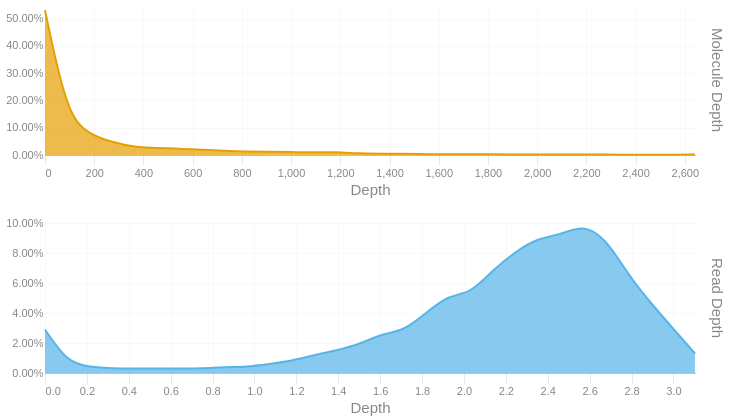

Here is the notebook cell this chart was saved with:
### Code cell
readdep = depth_hist(tb['Read Depth'], q99, 3)
readdep = readdep.with_columns(pl.lit('Read Depth').alias('Metric'))
if not SKIPLR:
    moldep = depth_hist(tb['Molecule Depth'], mol_q99, 1)
    moldep = moldep.with_columns(pl.lit('Molecule Depth').alias('Metric'))
    _hist = pl.concat([readdep, moldep])
    _hist = _hist.filter(pl.col('Proportion') != 0)
    with SafeRender(_hist):
        (
            alt.Chart(_hist)        
            .mark_area(interpolate = "basis")
            .encode(
                x=alt.X('Bin:Q').scale(domainMin=0).axis(alt.Axis(title='Depth')),
                y = alt.Y('Proportion:Q', title = None).axis(format = '.2%'),
                color = alt.Color('Metric:N').legend(None),
                row = alt.Row("Metric:N").header(title = None, labelOrient = 'right'),
                tooltip = [
                    alt.Tooltip("Metric:N", title = "Metric"),
                    alt.Tooltip('Interval:N', title = "Depth Interval"),
                    alt.Tooltip('Proportion:Q', title = "% Alignments").format('.2%')
                ]
            )
            .resolve_scale(x='independent', y='independent')
            .properties(
                height = 150, width = 650,
                usermeta={'embedOptions': {'downloadFileName': f'{samplename}.depth.hist'}}
            )
        ).display()
else:
    readdep = readdep.filter(pl.col('Proportion') != 0)
    with SafeRender(readdep):
        (
            alt.Chart(readdep)        
            .mark_area(interpolate = "basis")
            .encode(
                x=alt.X('Bin:Q').scale(domainMin=0).axis(alt.Axis(title='Depth')),
                y = alt.Y('Proportion:Q', title = None).axis(format = '.2%'),
                tooltip = [
                    alt.Tooltip('Interval:N', title = "Depth Interval"),
                    alt.Tooltip('Proportion:Q', title = "% Alignments").format('.2%')
                ]
            )
            .properties(
                usermeta={'embedOptions': {'downloadFileName': f'{samplename}.depth.hist'}}
            )
        ).display()

### Figure 1 — Vega-Lite specification as saved in the notebook (floating-point values rounded to 4 significant figures)
{"width": 650, "height": 150, "config": {"title": {"anchor": "start", "dy": -15, "fontSize": 18, "color": "#888888", "subtitleColor": "#888888", "subtitleFontSize": 14}, "arc": {"fill": "#0072B2"}, "axis": {"domainColor": "#888888", "domainWidth": 0.5, "gridWidth": 0.2, "grid": false, "titleFontWeight": 400, "titleFontSize": 15, "labelFontSize": 11, "labelColor": "#888888", "tickColor": "#888888", "tickWidth": 0.2, "titleColor": "#888888"}, "axisBand": {"grid": false}, "axisX": {"grid": true, "tickSize": 10, "domainCap": "round"}, "axisY": {"domain": false, "grid": true, "tickSize": 0, "domainCap": "round"}, "background": "transparent", "header": {"labelFontSize": 15, "labelColor": "#888888", "titleFontSize": 15, "titleFontWeight": 600, "titleColor": "#888888"}, "legend": {"labelFont": "sans-serif", "labelFontSize": 12, "labelColor": "#888888", "symbolSize": 100, "symbolType": "circle", "titleFontSize": 12, "titlePadding": 10, "titleColor": "#888888", "title": null}, "range": {"category": ["#E69F00", "#56B4E9", "#009E73", "#F0E442", "#0072B2", "#D55E00", "#CC79A7", "#000000"], "diverging": ["#cfe8f3", "#a2d4ec", "#73bfe2", "#46abdb", "#1696d2", "#12719e"]}, "area": {"fill": "#0072B2", "fillOpacity": 0.7, "line": true, "strokeOpacity": 0.7}, "line": {"color": "#0072B2", "stroke": "#0072B2", "strokeWidth": 2}, "trail": {"color": "#0072B2", "stroke": "#0072B2", "strokeWidth": 0, "size": 1}, "point": {"filled": true, "fillOpacity": 1.0, "size": 95}, "text": {"color": "#888888", "fontSize": 11, "align": "right", "fontWeight": 400, "size": 11}, "bar": {"fill": "#0072B2", "stroke": null}, "view": {"stroke": null, "continuousWidth": 660, "continuousHeight": 400}}, "data": {"name": "data-c7ac7c765ac66f4c2e157b4e95377225"}, "mark": {"type": "area", "interpolate": "basis"}, "encoding": {"color": {"field": "Metric", "legend": null, "type": "nominal"}, "row": {"field": "Metric", "header": {"title": null, "labelOrient": "right"}, "type": "nominal"}, "tooltip": [{"field": "Metric", "title": "Metric", "type": "nominal"}, {"field": "Interval", "title": "Depth Interval", "type": "nominal"}, {"field": "Proportion", "format": ".2%", "title": "% Alignments", "type": "quantitative"}], "x": {"axis": {"title": "Depth"}, "field": "Bin", "scale": {"domainMin": 0}, "type": "quantitative"}, "y": {"axis": {"format": ".2%"}, "field": "Proportion", "title": null, "type": "quantitative"}}, "resolve": {"scale": {"x": "independent", "y": "independent"}}, "usermeta": {"embedOptions": {"downloadFileName": "S5_Hudson_1192.depth.hist"}}, "$schema": "https://vega.github.io/schema/vega-lite/v6.1.0.json", "datasets": {"data-c7ac7c765ac66f4c2e157b4e95377225": [{"Bin": 0.0, "Interval": "0.0-0.107", "Proportion": 0.029, "Metric": "Read Depth"}, {"Bin": 0.107, "Interval": "0.107-0.214", "Proportion": 0.007, "Metric": "Read Depth"}, {"Bin": 0.214, "Interval": "0.214-0.321", "Proportion": 0.004, "Metric": "Read Depth"}, {"Bin": 0.321, "Interval": "0.321-0.428", "Proportion": 0.003, "Metric": "Read Depth"}, {"Bin": 0.428, "Interval": "0.428-0.535", "Proportion": 0.003, "Metric": "Read Depth"}, {"Bin": 0.535, "Interval": "0.535-0.642", "Proportion": 0.003, "Metric": "Read Depth"}, {"Bin": 0.642, "Interval": "0.642-0.749", "Proportion": 0.003, "Metric": "Read Depth"}, {"Bin": 0.749, "Interval": "0.749-0.856", "Proportion": 0.003, "Metric": "Read Depth"}, {"Bin": 0.856, "Interval": "0.856-0.963", "Proportion": 0.004, "Metric": "Read Depth"}, {"Bin": 0.963, "Interval": "0.963-1.07", "Proportion": 0.004, "Metric": "Read Depth"}, {"Bin": 1.07, "Interval": "1.07-1.177", "Proportion": 0.006, "Metric": "Read Depth"}, {"Bin": 1.177, "Interval": "1.177-1.284", "Proportion": 0.008, "Metric": "Read Depth"}, {"Bin": 1.284, "Interval": "1.284-1.391", "Proportion": 0.012, "Metric": "Read Depth"}, {"Bin": 1.391, "Interval": "1.391-1.498", "Proportion": 0.015, "Metric": "Read Depth"}, {"Bin": 1.498, "Interval": "1.498-1.605", "Proportion": 0.019, "Metric": "Read Depth"}, {"Bin": 1.605, "Interval": "1.605-1.712", "Proportion": 0.026, "Metric": "Read Depth"}, {"Bin": 1.712, "Interval": "1.712-1.819", "Proportion": 0.028, "Metric": "Read Depth"}, {"Bin": 1.819, "Interval": "1.819-1.926", "Proportion": 0.04, "Metric": "Read Depth"}, {"Bin": 1.926, "Interval": "1.926-2.033", "Proportion": 0.052, "Metric": "Read Depth"}, {"Bin": 2.033, "Interval": "2.033-2.14", "Proportion": 0.053, "Metric": "Read Depth"}, {"Bin": 2.14, "Interval": "2.14-2.247", "Proportion": 0.069, "Metric": "Read Depth"}, {"Bin": 2.247, "Interval": "2.247-2.354", "Proportion": 0.081, "Metric": "Read Depth"}, {"Bin": 2.354, "Interval": "2.354-2.461", "Proportion": 0.09, "Metric": "Read Depth"}, {"Bin": 2.461, "Interval": "2.461-2.568", "Proportion": 0.092, "Metric": "Read Depth"}, {"Bin": 2.568, "Interval": "2.568-2.675", "Proportion": 0.099, "Metric": "Read Depth"}, {"Bin": 2.675, "Interval": "2.675-2.782", "Proportion": 0.09, "Metric": "Read Depth"}, {"Bin": 2.782, "Interval": "2.782-2.889", "Proportion": 0.066, "Metric": "Read Depth"}, {"Bin": 2.889, "Interval": "2.889-2.996", "Proportion": 0.047, "Metric": "Read Depth"}, {"Bin": 2.996, "Interval": "2.996-3.103", "Proportion": 0.03, "Metric": "Read Depth"}, {"Bin": 3.103, "Interval": "3.103-3.21", "Proportion": 0.013, "Metric": "Read Depth"}, {"Bin": 0.0, "Interval": "0.0-91.1", "Proportion": 0.531, "Metric": "Molecule Depth"}, {"Bin": 91.1, "Interval": "91.1-182.2", "Proportion": 0.141, "Metric": "Molecule Depth"}, {"Bin": 182.2, "Interval": "182.2-273.2", "Proportion": 0.075, "Metric": "Molecule Depth"}, {"Bin": 273.2, "Interval": "273.2-364.3", "Proportion": 0.047, "Metric": "Molecule Depth"}, {"Bin": 364.3, "Interval": "364.3-455.4", "Proportion": 0.029, "Metric": "Molecule Depth"}, {"Bin": 455.4, "Interval": "455.4-546.5", "Proportion": 0.025, "Metric": "Molecule Depth"}, {"Bin": 546.5, "Interval": "546.5-637.6", "Proportion": 0.024, "Metric": "Molecule Depth"}, {"Bin": 637.6, "Interval": "637.6-728.7", "Proportion": 0.019, "Metric": "Molecule Depth"}, {"Bin": 728.7, "Interval": "728.7-819.7", "Proportion": 0.015, "Metric": "Molecule Depth"}, {"Bin": 819.7, "Interval": "819.7-910.8", "Proportion": 0.012, "Metric": "Molecule Depth"}, {"Bin": 910.8, "Interval": "910.8-1001.9", "Proportion": 0.012, "Metric": "Molecule Depth"}, {"Bin": 1002.0, "Interval": "1001.9-1093.0", "Proportion": 0.011, "Metric": "Molecule Depth"}, {"Bin": 1093.0, "Interval": "1093.0-1184.1", "Proportion": 0.009, "Metric": "Molecule Depth"}, {"Bin": 1184.0, "Interval": "1184.1-1275.1", "Proportion": 0.011, "Metric": "Molecule Depth"}, {"Bin": 1275.0, "Interval": "1275.1-1366.2", "Proportion": 0.005, "Metric": "Molecule Depth"}, {"Bin": 1366.0, "Interval": "1366.2-1457.3", "Proportion": 0.005, "Metric": "Molecule Depth"}, {"Bin": 1457.0, "Interval": "1457.3-1548.4", "Proportion": 0.005, "Metric": "Molecule Depth"}, {"Bin": 1548.0, "Interval": "1548.4-1639.5", "Proportion": 0.003, "Metric": "Molecule Depth"}, {"Bin": 1640.0, "Interval": "1639.5-1730.6", "Proportion": 0.002, "Metric": "Molecule Depth"}, {"Bin": 1731.0, "Interval": "1730.6-1821.6", "Proportion": 0.003, "Metric": "Molecule Depth"}, {"Bin": 1822.0, "Interval": "1821.6-1912.7", "Proportion": 0.003, "Metric": "Molecule Depth"}, {"Bin": 1913.0, "Interval": "1912.7-2003.8", "Proportion": 0.002, "Metric": "Molecule Depth"}, {"Bin": 2004.0, "Interval": "2003.8-2094.9", "Proportion": 0.002, "Metric": "Molecule Depth"}, {"Bin": 2095.0, "Interval": "2094.9-2186.0", "Proportion": 0.002, "Metric": "Molecule Depth"}, {"Bin": 2186.0, "Interval": "2186.0-2277.0", "Proportion": 0.002, "Metric": "Molecule Depth"}, {"Bin": 2277.0, "Interval": "2277.0-2368.1", "Proportion": 0.002, "Metric": "Molecule Depth"}, {"Bin": 2368.0, "Interval": "2368.1-2459.2", "Proportion": 0.001, "Metric": "Molecule Depth"}, {"Bin": 2459.0, "Interval": "2459.2-2550.3", "Proportion": 0.001, "Metric": "Molecule Depth"}, {"Bin": 2550.0, "Interval": "2550.3-2641.4", "Proportion": 0.001, "Metric": "Molecule Depth"}, {"Bin": 2641.0, "Interval": "2641.4-2732.45", "Proportion": 0.002, "Metric": "Molecule Depth"}]}}
